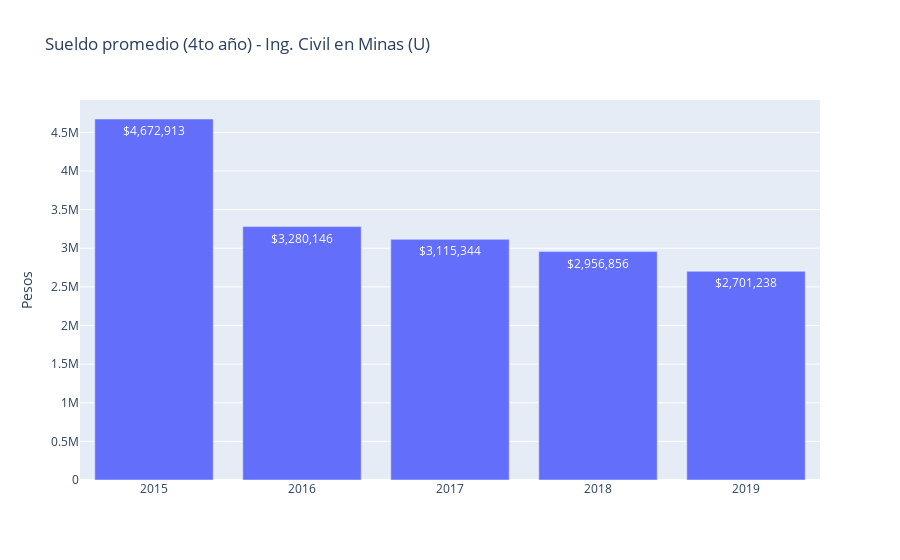

Notebook code for this chart:
### Markdown cell above
Más baja aún. Todos estos datos hacen pensar que la mejor apuesta es estudiar "Ing Civil en Minas", pues posee la mejor empleabilidad. Esto es cierto, pero hay que tener algunos resguardos con estos datos. De la metodología que se usó para obtener los datos de [Empleabilidad](https://www.mifuturo.cl/wp-content/uploads/2020/11/Metodologia-Buscador-Empleabilidad-e-Ingresos_2020_2021_SIES.pdf):

- Empleabilidad al 1er año (2019): Corresponde al porcentaje de titulados de las cohortes 2016, 2017 y 2018 que, teniendo información sobre ingresos,obtuvieron ingresos iguales o superiores al sueldo mínimo en el primer año después de su titulación, es decir en los años de ingresos 2017,2018 y 2019 respectivamente. Solo se informa este dato para aquellas carreras de instituciones que contaban con al menos 25 casos válidos en la sumade tres cohortes o 50 casos en la suma de dos cohortes.

O sea, carreras con pocos titulados no cuentan para este gráfico. Por otro lado, no se cuenta si efectivamente está ejerciendo la profesión de la Ingeniería: solo se registra si en la declaración de impuestos al SII se cuenta con ingresos superiores al sueldo mínimo. Esto podría explicar, en parte, la caída brusca del sueldo promedio reportado:

### Code cell
years=list(range(2015,2020))
sueldo = [4672913, 3280146, 3115344, 2956856, 2701238]
sueldo_str = [f'${num:,}' for num in sueldo]
fig = go.Figure(data=[
    go.Bar(name='1er año', x=years, y=sueldo, text=sueldo_str, textposition='auto')
])
# Change the bar mode
fig.update_layout(barmode='group', title="Sueldo promedio (4to año) - Ing. Civil en Minas (U)", yaxis = {'title':"Pesos"})
fig.show()

### Figure 1 — Plotly figure (JSON) as saved in the notebook; plotly's stock layout.template omitted (floating-point values rounded to 4 significant figures)
{"data": [{"name": "1er año", "text": ["$4,672,913", "$3,280,146", "$3,115,344", "$2,956,856", "$2,701,238"], "textposition": "auto", "type": "bar", "x": [2015, 2016, 2017, 2018, 2019], "y": [4672913, 3280146, 3115344, 2956856, 2701238]}], "layout": {"barmode": "group", "title": {"text": "Sueldo promedio (4to año) - Ing. Civil en Minas (U)"}, "yaxis": {"title": {"text": "Pesos"}}}}
